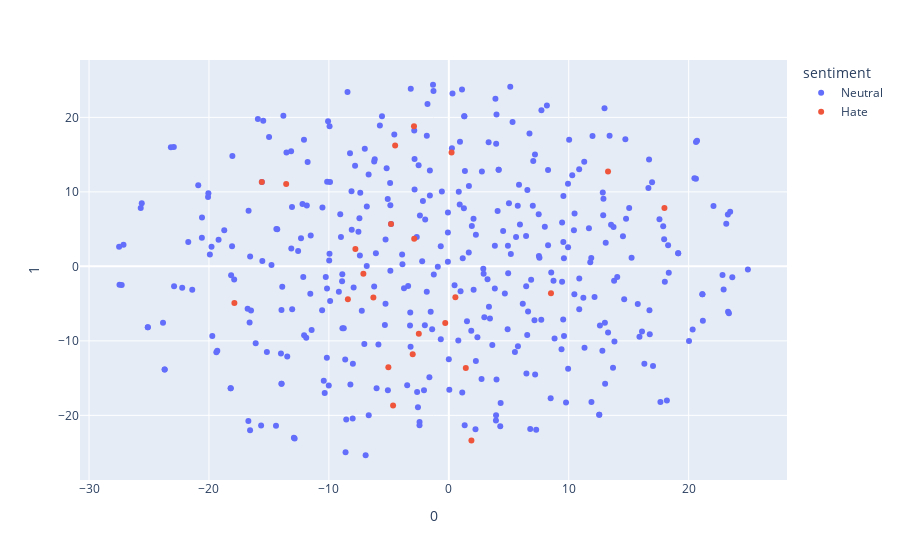

Here is the notebook cell this chart was saved with:
### Code cell
fig = px.scatter(df, x=0, y=1, hover_data=df.columns, color="sentiment")
fig.show()

### Figure 1 — Plotly figure (JSON) as saved in the notebook; plotly's stock layout.template omitted (floating-point values rounded to 4 significant figures; data arrays with more than 128 entries replaced by an {"elided": "..."} marker saying what was removed)
{"data": [{"customdata": {"elided": "376x2 str values"}, "hovertemplate": "sentiment=%{customdata[1]}<br>0=%{x}<br>1=%{y}<br>label=%{customdata[0]}<extra></extra>", "legendgroup": "Neutral", "marker": {"color": "#636efa", "symbol": "circle"}, "mode": "markers", "name": "Neutral", "orientation": "v", "showlegend": true, "type": "scatter", "x": {"elided": "376 float values"}, "xaxis": "x", "y": {"elided": "376 float values"}, "yaxis": "y"}, {"customdata": [["@anonymized_account @anonymized_account @anonymized_account @anonymized_account Poziom posła @anonymized_account  sięga bruku, niestety nie jest to bruk paryski.", "Hate"], ["@anonymized_account Po slowach ktore wypowiedziales w Lodzi nie powinienes sie pokazywac na uroczystosciach!", "Hate"], ["@anonymized_account @anonymized_account @anonymized_account @anonymized_account @anonymized_account Wywiad tylko utwierdza w przekonaniu, że to kretyn.", "Hate"], ["@anonymized_account Z niego taki patriota i kompetentny polityk jak Ciebie niezależny i kompetentny dziennikarz. Jeden wart drugiego.", "Hate"], ["@anonymized_account @anonymized_account @anonymized_account z malych miast i wsi, niewykszalceni, wyborcy jedynej i prawdziwej   wladzy ludu?", "Hate"], ["Jak tam  zjeby, ośka?", "Hate"], ["@anonymized_account @anonymized_account Podyskutować ? Chyba pokazać swoje kompleksy i ból dupy jak to mawia wielbiciel hotdogów 😂", "Hate"], ["@anonymized_account @anonymized_account ta odpowiedz sugeruje że Pan Szymon powiedział że nie wie czy to gówno czy czekolada i zaprosiłby ponownie gościa", "Hate"], ["@anonymized_account Jaka mądrość bije z tej twarzy!😁😁😁😁😁", "Hate"], ["Transmisja TVN 24 z przejazdu sędziego Tulei autobusem do rzecznika dyscyplinarnego przejdzie do historii. Historii szajby.", "Hate"], ["Słyszę, że Pierwsza Milcząca będzie czytała dzieciom Koziołka Matołka...\\nA może lepiej poczyta Konstytucję swojemu matołkowi?...", "Hate"], ["@anonymized_account Na takie coś to Ty sobie możesz Matysiaka zapraszać.My nie wbijamy :D", "Hate"], ["@anonymized_account @anonymized_account Nie kimkolwiek. Nie świętuję z krzywoprzysięzcą i zakłamanym oszustem takim tak ty.", "Hate"], ["@anonymized_account @anonymized_account @anonymized_account @anonymized_account Ale za to mają gang majonezowy i najsłynniejszego szczerbatego", "Hate"], ["@anonymized_account Frajerami stulecia byliby, jakby Senegal w doliczonym wcisnął.", "Hate"], ["@anonymized_account @anonymized_account przecież w dupie miałeś ten medal :)", "Hate"], ["@anonymized_account Raczej je przebiła, bo dno osiągnęła już dosyć dawno.", "Hate"], ["@anonymized_account Ta menda Rydzyk nie chcial z nim gadać postrzegam na wielki plus", "Hate"], ["@anonymized_account No ci \\\"eksperci\\\" to przynajmniej wiedzą, z kim Anglia grała 😄", "Hate"], ["@anonymized_account @anonymized_account Morawieckiego łżesz jak bura suka", "Hate"], ["@anonymized_account @anonymized_account Wyłącz mnie z tej dyskusji z faszyzującymi ultrasem yntylygentem rydzykowo-pisbolszewickiego i jego \\\"odbiorcow\\\".", "Hate"], ["@anonymized_account Albo \\\"Głupi ma zawsze szczęście\\\". Do wyboru 😁", "Hate"], ["@anonymized_account Biedni, chorzy psychicznie ludzie. Wszystko kojarzy się im z seksem.", "Hate"]], "hovertemplate": "sentiment=%{customdata[1]}<br>0=%{x}<br>1=%{y}<br>label=%{customdata[0]}<extra></extra>", "legendgroup": "Hate", "marker": {"color": "#EF553B", "symbol": "circle"}, "mode": "markers", "name": "Hate", "orientation": "v", "showlegend": true, "type": "scatter", "x": [-7.124, -17.88, -6.29, 1.416, -8.416, -2.502, 1.885, -2.904, -15.59, -3.011, 13.28, -7.79, -4.819, 8.519, 0.5484, -2.886, -4.475, -5.042, 17.98, -0.2984, -13.56, 0.2287, -4.647], "xaxis": "x", "y": [-0.9953, -4.912, -4.192, -13.63, -4.43, -9.057, -23.38, 18.8, 11.33, -11.79, 12.73, 2.338, 5.691, -3.614, -4.148, 3.693, 16.24, -13.56, 7.849, -7.611, 11.06, 15.27, -18.69], "yaxis": "y"}], "layout": {"legend": {"title": {"text": "sentiment"}, "tracegroupgap": 0}, "margin": {"t": 60}, "xaxis": {"anchor": "y", "domain": [0, 1], "title": {"text": "0"}}, "yaxis": {"anchor": "x", "domain": [0, 1], "title": {"text": "1"}}}}
